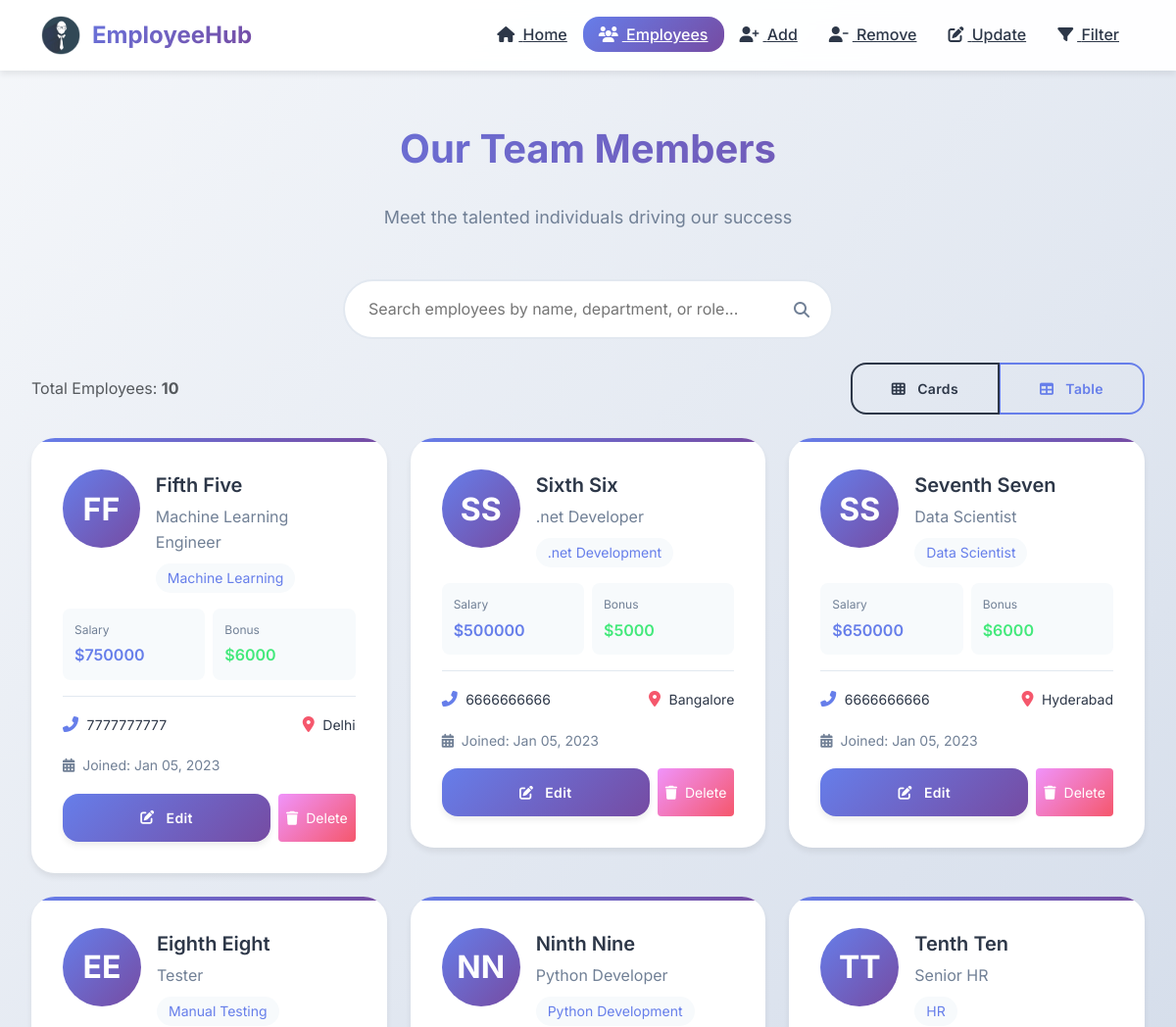
/all-emp (upper part), run on an earlier commit of the app's database.
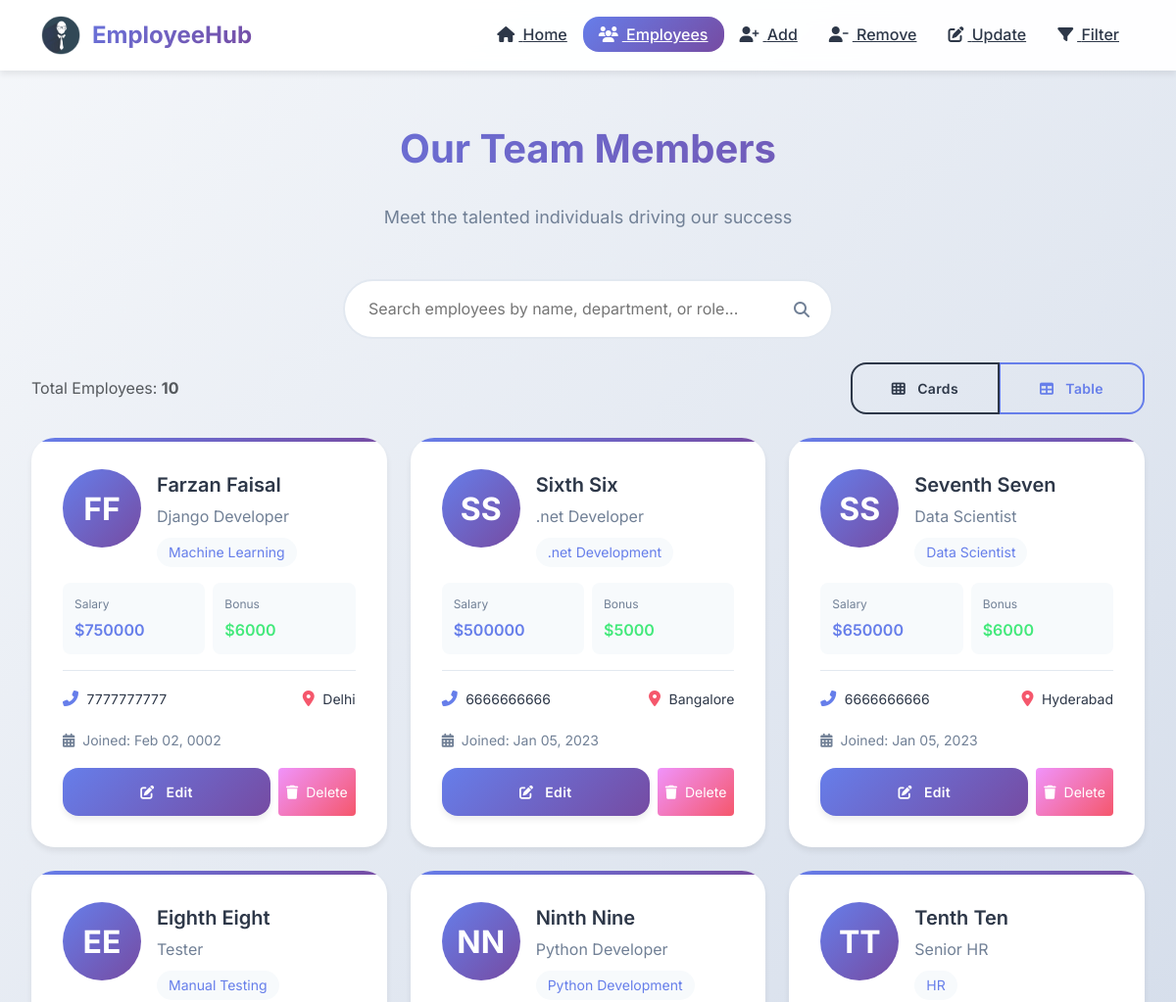
And on a later commit of the database.
### emp_app/models.py (models this page shows, shortened)
class Employee(models.Model):
    emp_id = models.AutoField(primary_key=True)
    first_name = models.CharField(max_length=50, null=False)
    last_name = models.CharField(max_length=50)
    dept = models.ForeignKey(Department, on_delete=models.CASCADE)
    salary = models.IntegerField(default=0)
    bonus = models.IntegerField(default=0)
    role = models.ForeignKey(Role, on_delete=models.CASCADE)
    phone_num = models.IntegerField(default=0)
    hire_date = models.DateField()

class Role(models.Model):
    name = models.CharField(max_length=50, null=False)

class Department(models.Model):
    name = models.CharField(max_length=50, null=False)
    location = models.CharField(max_length=100)

### emp_app/views.py (the view)
# urls.py: path('all-emp', views.allEmp, name='all-emp'),
def allEmp(request):
    emps = Employee.objects.all()
    context = {
        'emps' : emps
    }
    return render(request, 'all_emp.html', context)

### emp_app/templates/all_emp.html (shortened to what the changed rows need)
{% load static %}
<!DOCTYPE html>
<html lang="en">
<head>
    <link href="https://cdn.jsdelivr.net/npm/bootstrap@5.3.0/dist/css/bootstrap.min.css" rel="stylesheet">
    <link rel="stylesheet" href="https://cdnjs.cloudflare.com/ajax/libs/font-awesome/6.4.0/css/all.min.css">
    <link rel="stylesheet" href="{% static 'emp_app/css/main.css' %}">
</head>
<body>
    <section class="page-container mt-4">
        <div class="text-center mb-4">
            <h1 class="section-title">Our Team Members</h1>
        </div>
        <div id="cardViewContainer">
            <div class="row g-4">
                {% for emp in emps %}
                <div class="col-lg-4 col-md-6 searchable-item" data-search="{{ emp.first_name|lower }} {{ emp.last_name|lower }} {{ emp.dept.name|lower }} {{ emp.role.name|lower }}">
                    <div class="employee-card">
                        <div class="d-flex align-items-start mb-3">
                            <div class="employee-avatar me-3">
                                {{ emp.first_name|first }}{{ emp.last_name|first }}
                            </div>
                            <div class="flex-grow-1">
                                <div class="employee-name">{{ emp.first_name }} {{ emp.last_name }}</div>
                                <div class="employee-role">{{ emp.role.name }}</div>
                                <span class="employee-dept">{{ emp.dept.name }}</span>
                            </div>
                        </div>
                        <div class="row g-2 mb-3">
                            <div class="col-6">
                                <div style="background: #f7fafc; padding: 0.75rem; border-radius: 0.5rem;">
                                    <div style="font-size: 0.75rem; color: #718096; margin-bottom: 0.25rem;">Salary</div>
                                    <div style="font-weight: 600; color: #667eea;">${{ emp.salary|floatformat:0 }}</div>
                                </div>
                            </div>
                            <div class="col-6">
                                <div style="background: #f7fafc; padding: 0.75rem; border-radius: 0.5rem;">
                                    <div style="font-size: 0.75rem; color: #718096; margin-bottom: 0.25rem;">Bonus</div>
                                    <div style="font-weight: 600; color: #43e97b;">${{ emp.bonus|floatformat:0 }}</div>
                                </div>
                            </div>
                        </div>
                        <div class="d-flex justify-content-between align-items-center pt-3" style="border-top: 1px solid #e2e8f0;">
                            <div>
                                <i class="fas fa-phone-alt me-1" style="color: #667eea;"></i>
                                <span style="font-size: 0.875rem;">{{ emp.phone_num }}</span>
                            </div>
                            <div>
                                <i class="fas fa-map-marker-alt me-1" style="color: #f5576c;"></i>
                                <span style="font-size: 0.875rem;">{{ emp.dept.location }}</span>
                            </div>
                        </div>
                        <div class="mt-3">
                            <small style="color: #718096;">
                                <i class="fas fa-calendar-alt me-1"></i>
                                Joined: {{ emp.hire_date|date:"M d, Y" }}
                            </small>
                        </div>
                        <div class="mt-3 d-flex gap-2">
                            <a href="{% url 'update_emp' emp.emp_id %}" class="btn btn-sm btn-gradient flex-grow-1">
                                <i class="fas fa-edit me-1"></i> Edit
                            </a>
                            <button onclick="confirmDelete({{ emp.emp_id }}, '{{ emp.first_name }} {{ emp.last_name }}')" class="btn btn-sm" style="background: linear-gradient(135deg, #f093fb 0%, #f5576c 100%); color: white; border: none;">
                                <i class="fas fa-trash me-1"></i> Delete
                            </button>
                        </div>
                    </div>
                </div>
                {% endfor %}
            </div>
        </div>
    </section>
</body>
</html>

What changed in the data, as far as the page shows it:
changed Employee "Machine Learning": first_name "Fifth" → "Farzan"; last_name "Five" → "Faisal"; role.name "Machine Learning Engineer" → "Django Developer"; hire_date "Jan 05, 2023" → "Feb 02, 0002"
